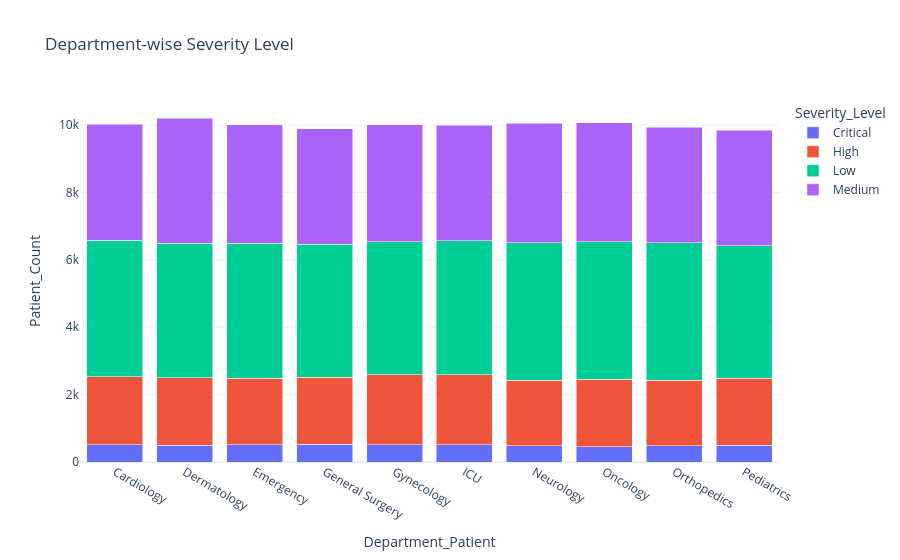

Notebook code cell kept with this figure:
### Code cell
# Department-wise Severity Level
severity = (
    df.groupby(["Department_Patient","Severity_Level"])
    .size()
    .reset_index(name="Patient_Count")
)

fig = px.bar(
    severity,
    x="Department_Patient",
    y="Patient_Count",
    color="Severity_Level",
    barmode="stack",
    title="Department-wise Severity Level"
)

fig.update_layout(template="plotly_white")

fig.show()

### Figure 1 — Plotly figure (JSON) as saved in the notebook; plotly's stock layout.template omitted (floating-point values rounded to 4 significant figures)
{"data": [{"hovertemplate": "Severity_Level=Critical<br>Department_Patient=%{x}<br>Patient_Count=%{y}<extra></extra>", "legendgroup": "Critical", "marker": {"color": "#636efa", "pattern": {"shape": ""}}, "name": "Critical", "orientation": "v", "showlegend": true, "textposition": "auto", "type": "bar", "x": ["Cardiology", "Dermatology", "Emergency", "General Surgery", "Gynecology", "ICU", "Neurology", "Oncology", "Orthopedics", "Pediatrics"], "xaxis": "x", "y": [506, 496, 512, 521, 509, 507, 476, 450, 485, 498], "yaxis": "y"}, {"hovertemplate": "Severity_Level=High<br>Department_Patient=%{x}<br>Patient_Count=%{y}<extra></extra>", "legendgroup": "High", "marker": {"color": "#EF553B", "pattern": {"shape": ""}}, "name": "High", "orientation": "v", "showlegend": true, "textposition": "auto", "type": "bar", "x": ["Cardiology", "Dermatology", "Emergency", "General Surgery", "Gynecology", "ICU", "Neurology", "Oncology", "Orthopedics", "Pediatrics"], "xaxis": "x", "y": [2022, 1999, 1974, 1989, 2083, 2077, 1952, 2013, 1942, 1991], "yaxis": "y"}, {"hovertemplate": "Severity_Level=Low<br>Department_Patient=%{x}<br>Patient_Count=%{y}<extra></extra>", "legendgroup": "Low", "marker": {"color": "#00cc96", "pattern": {"shape": ""}}, "name": "Low", "orientation": "v", "showlegend": true, "textposition": "auto", "type": "bar", "x": ["Cardiology", "Dermatology", "Emergency", "General Surgery", "Gynecology", "ICU", "Neurology", "Oncology", "Orthopedics", "Pediatrics"], "xaxis": "x", "y": [4053, 3992, 4011, 3952, 3951, 3986, 4071, 4071, 4076, 3931], "yaxis": "y"}, {"hovertemplate": "Severity_Level=Medium<br>Department_Patient=%{x}<br>Patient_Count=%{y}<extra></extra>", "legendgroup": "Medium", "marker": {"color": "#ab63fa", "pattern": {"shape": ""}}, "name": "Medium", "orientation": "v", "showlegend": true, "textposition": "auto", "type": "bar", "x": ["Cardiology", "Dermatology", "Emergency", "General Surgery", "Gynecology", "ICU", "Neurology", "Oncology", "Orthopedics", "Pediatrics"], "xaxis": "x", "y": [3444, 3718, 3505, 3427, 3458, 3417, 3550, 3529, 3436, 3420], "yaxis": "y"}], "layout": {"barmode": "stack", "legend": {"title": {"text": "Severity_Level"}, "tracegroupgap": 0}, "title": {"text": "Department-wise Severity Level"}, "xaxis": {"anchor": "y", "domain": [0, 1], "title": {"text": "Department_Patient"}}, "yaxis": {"anchor": "x", "domain": [0, 1], "title": {"text": "Patient_Count"}}}}
